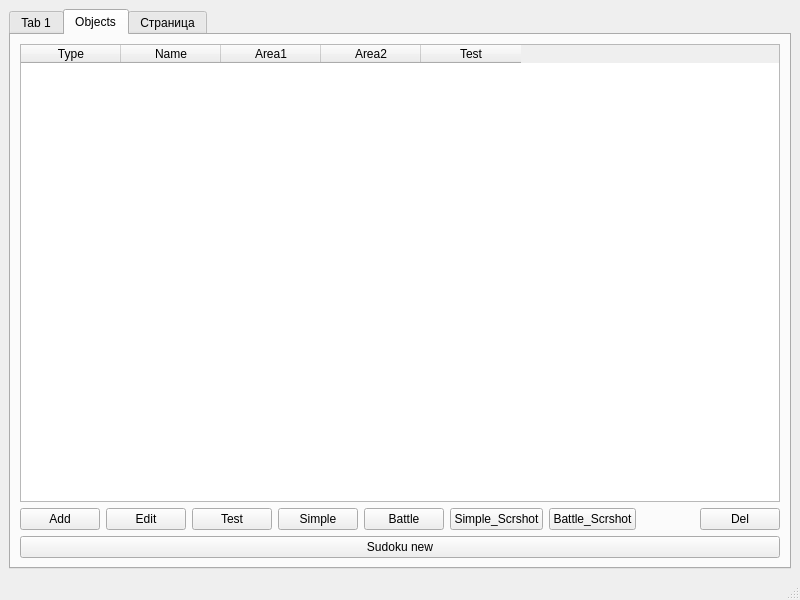
<?xml version="1.0" encoding="UTF-8"?>
<ui version="4.0">
 <class>MainWindow</class>
 <widget class="QMainWindow" name="MainWindow">
  <property name="geometry">
   <rect>
    <x>0</x>
    <y>0</y>
    <width>800</width>
    <height>600</height>
   </rect>
  </property>
  <property name="windowTitle">
   <string>MainWindow</string>
  </property>
  <widget class="QWidget" name="centralwidget">
   <layout class="QVBoxLayout" name="verticalLayout">
    <item>
     <widget class="QTabWidget" name="tabWidget">
      <property name="currentIndex">
       <number>1</number>
      </property>
      <widget class="QWidget" name="tab">
       <attribute name="title">
        <string>Tab 1</string>
       </attribute>
      </widget>
      <widget class="QWidget" name="tabObjects">
       <attribute name="title">
        <string>Objects</string>
       </attribute>
       <layout class="QVBoxLayout" name="verticalLayout_2">
        <item>
         <widget class="QTableWidget" name="tableWidget">
          <column>
           <property name="text">
            <string>Type</string>
           </property>
          </column>
          <column>
           <property name="text">
            <string>Name</string>
           </property>
          </column>
          <column>
           <property name="text">
            <string>Area1</string>
           </property>
          </column>
          <column>
           <property name="text">
            <string>Area2</string>
           </property>
          </column>
          <column>
           <property name="text">
            <string>Test</string>
           </property>
          </column>
         </widget>
        </item>
        <item>
         <layout class="QHBoxLayout" name="horizontalLayout">
          <item>
           <widget class="QPushButton" name="btnObjectsAdd">
            <property name="text">
             <string>Add</string>
            </property>
           </widget>
          </item>
          <item>
           <widget class="QPushButton" name="btnObjectsEdit">
            <property name="text">
             <string>Edit</string>
            </property>
           </widget>
          </item>
          <item>
           <widget class="QPushButton" name="pushButton_Test">
            <property name="text">
             <string>Test</string>
            </property>
           </widget>
          </item>
          <item>
           <widget class="QPushButton" name="btn_sud_simple">
            <property name="text">
             <string>Simple</string>
            </property>
           </widget>
          </item>
          <item>
           <widget class="QPushButton" name="btn_sud_battle">
            <property name="text">
             <string>Battle</string>
            </property>
           </widget>
          </item>
          <item>
           <widget class="QPushButton" name="btn_sud_simple_scrshot">
            <property name="text">
             <string>Simple_Scrshot</string>
            </property>
           </widget>
          </item>
          <item>
           <widget class="QPushButton" name="btn_sud_battle_scrshot">
            <property name="text">
             <string>Battle_Scrshot</string>
            </property>
           </widget>
          </item>
          <item>
           <spacer name="horizontalSpacer">
            <property name="orientation">
             <enum>Qt::Horizontal</enum>
            </property>
            <property name="sizeHint" stdset="0">
             <size>
              <width>40</width>
              <height>20</height>
             </size>
            </property>
           </spacer>
          </item>
          <item>
           <widget class="QPushButton" name="btnObjectsDelete">
            <property name="text">
             <string>Del</string>
            </property>
           </widget>
          </item>
         </layout>
        </item>
        <item>
         <widget class="QPushButton" name="push_button_sud_new">
          <property name="text">
           <string>Sudoku new</string>
          </property>
         </widget>
        </item>
       </layout>
      </widget>
      <widget class="QWidget" name="tab_2">
       <attribute name="title">
        <string>Страница</string>
       </attribute>
       <widget class="QPushButton" name="pushButtonOcrLoadShow">
        <property name="geometry">
         <rect>
          <x>10</x>
          <y>10</y>
          <width>75</width>
          <height>23</height>
         </rect>
        </property>
        <property name="text">
         <string>Load@Show</string>
        </property>
       </widget>
      </widget>
     </widget>
    </item>
   </layout>
  </widget>
  <widget class="QStatusBar" name="statusbar"/>
 </widget>
 <resources/>
 <connections/>
</ui>
